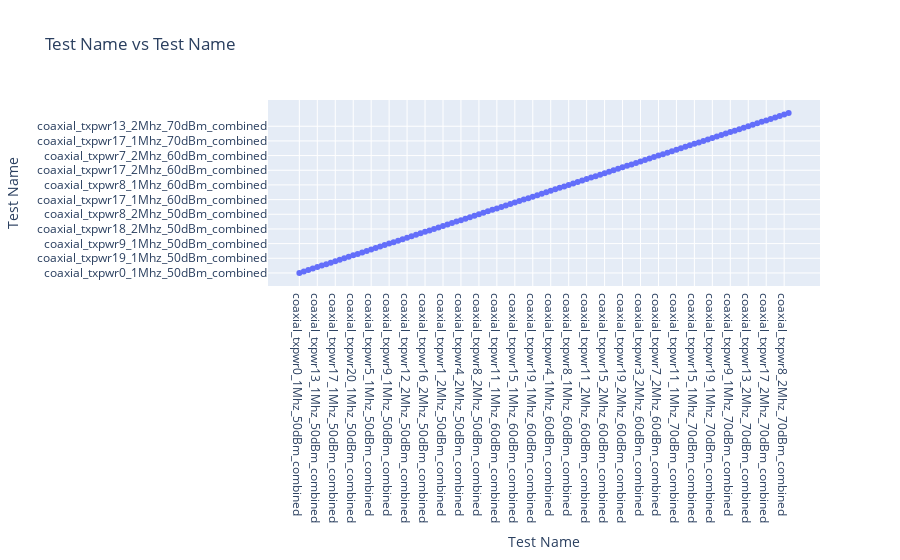
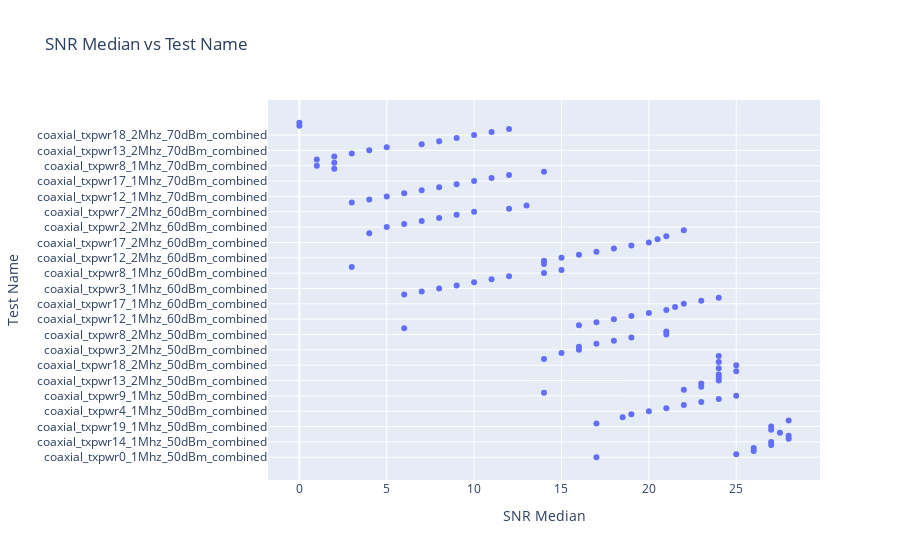
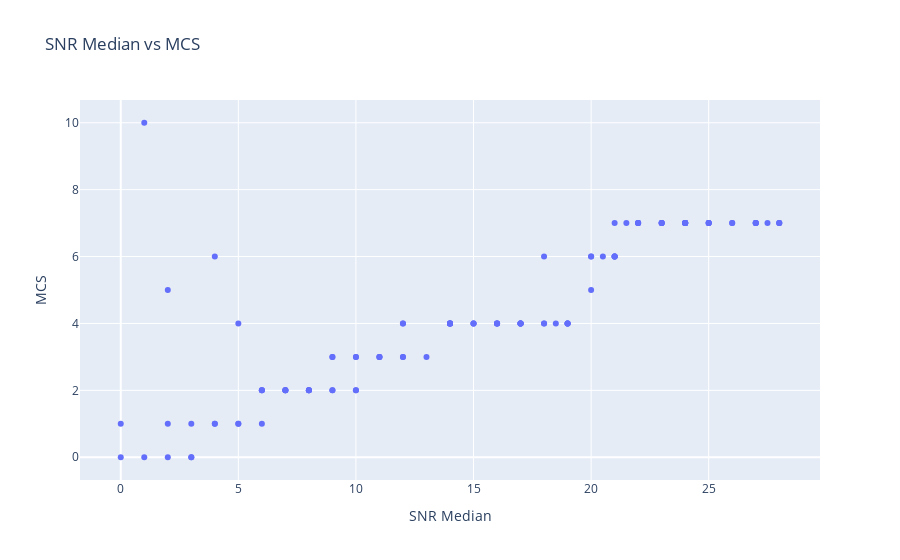
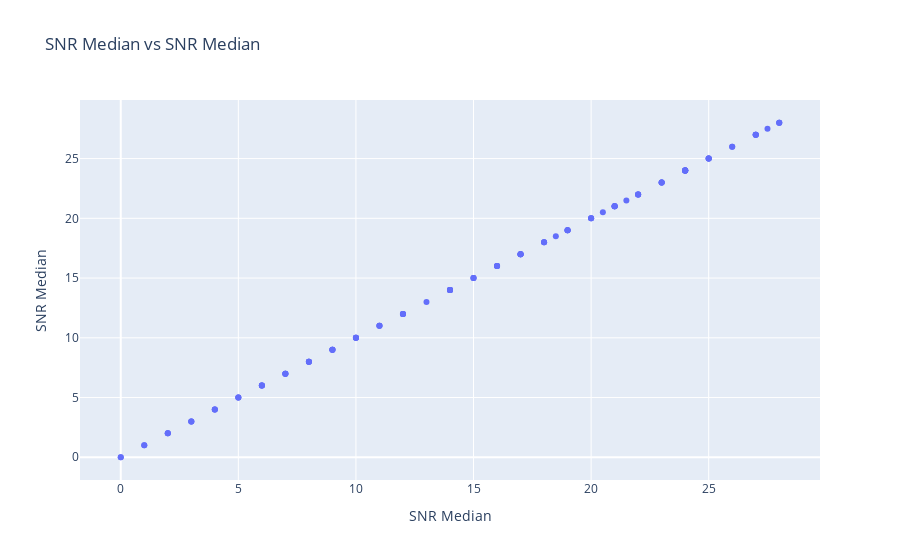

Write notebook code for charts like these, in order.
### Code cell
scenarios = []
def extract_scenarios_from_text_files(directory):
    for root, dirs, files in os.walk(directory):
        for dir in dirs:
            source_dir = os.path.join(root, dir)
            for file in os.listdir(source_dir):
                print(file)
                if file.endswith('.txt'):
                    file_path = os.path.join(source_dir, file)
                    try:
                        scenario = Scenario(file_path)
                        scenarios.append(scenario)
                    except Exception as e:
                        print(f"An error occurred while processing {file_path}: {e}")
                        continue
    return scenarios

def scenarios_to_dataframe(scenarios):
    data_dicts = [scenario.to_dict() for scenario in scenarios]
    return pd.DataFrame(data_dicts)

def plot_interactive(df):
    def update_plot(x, y):
        fig = px.scatter(df, x=x, y=y, title=f'{x} vs {y}', labels={x: x, y: y})
        fig.show()

    columns = df.columns
    interact(update_plot, x=columns, y=columns)

# Example usage
logs_directory = r'data\coaxial'
scenarios = extract_scenarios_from_text_files(logs_directory)
data_frame = scenarios_to_dataframe(scenarios)
print(data_frame)

if not data_frame.empty:
    plot_interactive(data_frame)
else:
    print("No data available for plotting.")

### Figure 1 — Plotly figure (JSON) as saved in the notebook; plotly's stock layout.template omitted (floating-point values rounded to 4 significant figures)
{"data": [{"hovertemplate": "Test Name=%{y}<extra></extra>", "legendgroup": "", "marker": {"color": "#636efa", "symbol": "circle"}, "mode": "markers", "name": "", "orientation": "v", "showlegend": false, "type": "scatter", "x": ["coaxial_txpwr0_1Mhz_50dBm_combined", "coaxial_txpwr10_1Mhz_50dBm_combined", "coaxial_txpwr11_1Mhz_50dBm_combined", "coaxial_txpwr12_1Mhz_50dBm_combined", "coaxial_txpwr13_1Mhz_50dBm_combined", "coaxial_txpwr14_1Mhz_50dBm_combined", "coaxial_txpwr15_1Mhz_50dBm_combined", "coaxial_txpwr16_1Mhz_50dBm_combined", "coaxial_txpwr17_1Mhz_50dBm_combined", "coaxial_txpwr18_1Mhz_50dBm_combined", "coaxial_txpwr19_1Mhz_50dBm_combined", "coaxial_txpwr1_1Mhz_50dBm_combined", "coaxial_txpwr20_1Mhz_50dBm_combined", "coaxial_txpwr2_1Mhz_50dBm_combined", "coaxial_txpwr3_1Mhz_50dBm_combined", "coaxial_txpwr4_1Mhz_50dBm_combined", "coaxial_txpwr5_1Mhz_50dBm_combined", "coaxial_txpwr6_1Mhz_50dBm_combined", "coaxial_txpwr7_1Mhz_50dBm_combined", "coaxial_txpwr8_1Mhz_50dBm_combined", "coaxial_txpwr9_1Mhz_50dBm_combined", "coaxial_txpwr0_2Mhz_50dBm_combined", "coaxial_txpwr10_2Mhz_50dBm_combined", "coaxial_txpwr11_2Mhz_50dBm_combined", "coaxial_txpwr12_2Mhz_50dBm_combined", "coaxial_txpwr13_2Mhz_50dBm_combined", "coaxial_txpwr14_2Mhz_50dBm_combined", "coaxial_txpwr15_2Mhz_50dBm_combined", "coaxial_txpwr16_2Mhz_50dBm_combined", "coaxial_txpwr17_2Mhz_50dBm_combined", "coaxial_txpwr18_2Mhz_50dBm_combined", "coaxial_txpwr19_2Mhz_50dBm_combined", "coaxial_txpwr1_2Mhz_50dBm_combined", "coaxial_txpwr20_2Mhz_50dBm_combined", "coaxial_txpwr2_2Mhz_50dBm_combined", "coaxial_txpwr3_2Mhz_50dBm_combined", "coaxial_txpwr4_2Mhz_50dBm_combined", "coaxial_txpwr5_2Mhz_50dBm_combined", "coaxial_txpwr6_2Mhz_50dBm_combined", "coaxial_txpwr7_2Mhz_50dBm_combined", "coaxial_txpwr8_2Mhz_50dBm_combined", "coaxial_txpwr9_2Mhz_50dBm_combined", "coaxial_txpwr0_1Mhz_60dBm_combined", "coaxial_txpwr10_1Mhz_60dBm_combined", "coaxial_txpwr11_1Mhz_60dBm_combined", "coaxial_txpwr12_1Mhz_60dBm_combined", "coaxial_txpwr13_1Mhz_60dBm_combined", "coaxial_txpwr14_1Mhz_60dBm_combined", "coaxial_txpwr15_1Mhz_60dBm_combined", "coaxial_txpwr16_1Mhz_60dBm_combined", "coaxial_txpwr17_1Mhz_60dBm_combined", "coaxial_txpwr18_1Mhz_60dBm_combined", "coaxial_txpwr19_1Mhz_60dBm_combined", "coaxial_txpwr1_1Mhz_60dBm_combined", "coaxial_txpwr2_1Mhz_60dBm_combined", "coaxial_txpwr3_1Mhz_60dBm_combined", "coaxial_txpwr4_1Mhz_60dBm_combined", "coaxial_txpwr5_1Mhz_60dBm_combined", "coaxial_txpwr6_1Mhz_60dBm_combined", "coaxial_txpwr7_1Mhz_60dBm_combined", "coaxial_txpwr8_1Mhz_60dBm_combined", "coaxial_txpwr9_1Mhz_60dBm_combined", "coaxial_txpwr0_2Mhz_60dBm_combined", "coaxial_txpwr10_2Mhz_60dBm_combined", "coaxial_txpwr11_2Mhz_60dBm_combined", "coaxial_txpwr12_2Mhz_60dBm_combined", "coaxial_txpwr13_2Mhz_60dBm_combined", "coaxial_txpwr14_2Mhz_60dBm_combined", "coaxial_txpwr15_2Mhz_60dBm_combined", "coaxial_txpwr16_2Mhz_60dBm_combined", "coaxial_txpwr17_2Mhz_60dBm_combined", "coaxial_txpwr18_2Mhz_60dBm_combined", "coaxial_txpwr19_2Mhz_60dBm_combined", "coaxial_txpwr1_2Mhz_60dBm_combined", "coaxial_txpwr20_2Mhz_60dBm_combined", "coaxial_txpwr2_2Mhz_60dBm_combined", "coaxial_txpwr3_2Mhz_60dBm_combined", "coaxial_txpwr4_2Mhz_60dBm_combined", "coaxial_txpwr5_2Mhz_60dBm_combined", "coaxial_txpwr6_2Mhz_60dBm_combined", "coaxial_txpwr7_2Mhz_60dBm_combined", "coaxial_txpwr8_2Mhz_60dBm_combined", "coaxial_txpwr9_2Mhz_60dBm_combined", "coaxial_txpwr10_1Mhz_70dBm_combined", "coaxial_txpwr11_1Mhz_70dBm_combined", "coaxial_txpwr12_1Mhz_70dBm_combined", "coaxial_txpwr13_1Mhz_70dBm_combined", "coaxial_txpwr14_1Mhz_70dBm_combined", "coaxial_txpwr15_1Mhz_70dBm_combined", "coaxial_txpwr16_1Mhz_70dBm_combined", "coaxial_txpwr17_1Mhz_70dBm_combined", "coaxial_txpwr18_1Mhz_70dBm_combined", "coaxial_txpwr19_1Mhz_70dBm_combined", "coaxial_txpwr20_1Mhz_70dBm_combined", "coaxial_txpwr7_1Mhz_70dBm_combined", "coaxial_txpwr8_1Mhz_70dBm_combined", "coaxial_txpwr9_1Mhz_70dBm_combined", "coaxial_txpwr10_2Mhz_70dBm_combined", "coaxial_txpwr11_2Mhz_70dBm_combined", "coaxial_txpwr12_2Mhz_70dBm_combined", "coaxial_txpwr13_2Mhz_70dBm_combined", "coaxial_txpwr14_2Mhz_70dBm_combined", "coaxial_txpwr15_2Mhz_70dBm_combined", "coaxial_txpwr16_2Mhz_70dBm_combined", "coaxial_txpwr17_2Mhz_70dBm_combined", "coaxial_txpwr18_2Mhz_70dBm_combined", "coaxial_txpwr19_2Mhz_70dBm_combined", "coaxial_txpwr20_2Mhz_70dBm_combined", "coaxial_txpwr8_2Mhz_70dBm_combined", "coaxial_txpwr9_2Mhz_70dBm_combined"], "xaxis": "x", "y": ["coaxial_txpwr0_1Mhz_50dBm_combined", "coaxial_txpwr10_1Mhz_50dBm_combined", "coaxial_txpwr11_1Mhz_50dBm_combined", "coaxial_txpwr12_1Mhz_50dBm_combined", "coaxial_txpwr13_1Mhz_50dBm_combined", "coaxial_txpwr14_1Mhz_50dBm_combined", "coaxial_txpwr15_1Mhz_50dBm_combined", "coaxial_txpwr16_1Mhz_50dBm_combined", "coaxial_txpwr17_1Mhz_50dBm_combined", "coaxial_txpwr18_1Mhz_50dBm_combined", "coaxial_txpwr19_1Mhz_50dBm_combined", "coaxial_txpwr1_1Mhz_50dBm_combined", "coaxial_txpwr20_1Mhz_50dBm_combined", "coaxial_txpwr2_1Mhz_50dBm_combined", "coaxial_txpwr3_1Mhz_50dBm_combined", "coaxial_txpwr4_1Mhz_50dBm_combined", "coaxial_txpwr5_1Mhz_50dBm_combined", "coaxial_txpwr6_1Mhz_50dBm_combined", "coaxial_txpwr7_1Mhz_50dBm_combined", "coaxial_txpwr8_1Mhz_50dBm_combined", "coaxial_txpwr9_1Mhz_50dBm_combined", "coaxial_txpwr0_2Mhz_50dBm_combined", "coaxial_txpwr10_2Mhz_50dBm_combined", "coaxial_txpwr11_2Mhz_50dBm_combined", "coaxial_txpwr12_2Mhz_50dBm_combined", "coaxial_txpwr13_2Mhz_50dBm_combined", "coaxial_txpwr14_2Mhz_50dBm_combined", "coaxial_txpwr15_2Mhz_50dBm_combined", "coaxial_txpwr16_2Mhz_50dBm_combined", "coaxial_txpwr17_2Mhz_50dBm_combined", "coaxial_txpwr18_2Mhz_50dBm_combined", "coaxial_txpwr19_2Mhz_50dBm_combined", "coaxial_txpwr1_2Mhz_50dBm_combined", "coaxial_txpwr20_2Mhz_50dBm_combined", "coaxial_txpwr2_2Mhz_50dBm_combined", "coaxial_txpwr3_2Mhz_50dBm_combined", "coaxial_txpwr4_2Mhz_50dBm_combined", "coaxial_txpwr5_2Mhz_50dBm_combined", "coaxial_txpwr6_2Mhz_50dBm_combined", "coaxial_txpwr7_2Mhz_50dBm_combined", "coaxial_txpwr8_2Mhz_50dBm_combined", "coaxial_txpwr9_2Mhz_50dBm_combined", "coaxial_txpwr0_1Mhz_60dBm_combined", "coaxial_txpwr10_1Mhz_60dBm_combined", "coaxial_txpwr11_1Mhz_60dBm_combined", "coaxial_txpwr12_1Mhz_60dBm_combined", "coaxial_txpwr13_1Mhz_60dBm_combined", "coaxial_txpwr14_1Mhz_60dBm_combined", "coaxial_txpwr15_1Mhz_60dBm_combined", "coaxial_txpwr16_1Mhz_60dBm_combined", "coaxial_txpwr17_1Mhz_60dBm_combined", "coaxial_txpwr18_1Mhz_60dBm_combined", "coaxial_txpwr19_1Mhz_60dBm_combined", "coaxial_txpwr1_1Mhz_60dBm_combined", "coaxial_txpwr2_1Mhz_60dBm_combined", "coaxial_txpwr3_1Mhz_60dBm_combined", "coaxial_txpwr4_1Mhz_60dBm_combined", "coaxial_txpwr5_1Mhz_60dBm_combined", "coaxial_txpwr6_1Mhz_60dBm_combined", "coaxial_txpwr7_1Mhz_60dBm_combined", "coaxial_txpwr8_1Mhz_60dBm_combined", "coaxial_txpwr9_1Mhz_60dBm_combined", "coaxial_txpwr0_2Mhz_60dBm_combined", "coaxial_txpwr10_2Mhz_60dBm_combined", "coaxial_txpwr11_2Mhz_60dBm_combined", "coaxial_txpwr12_2Mhz_60dBm_combined", "coaxial_txpwr13_2Mhz_60dBm_combined", "coaxial_txpwr14_2Mhz_60dBm_combined", "coaxial_txpwr15_2Mhz_60dBm_combined", "coaxial_txpwr16_2Mhz_60dBm_combined", "coaxial_txpwr17_2Mhz_60dBm_combined", "coaxial_txpwr18_2Mhz_60dBm_combined", "coaxial_txpwr19_2Mhz_60dBm_combined", "coaxial_txpwr1_2Mhz_60dBm_combined", "coaxial_txpwr20_2Mhz_60dBm_combined", "coaxial_txpwr2_2Mhz_60dBm_combined", "coaxial_txpwr3_2Mhz_60dBm_combined", "coaxial_txpwr4_2Mhz_60dBm_combined", "coaxial_txpwr5_2Mhz_60dBm_combined", "coaxial_txpwr6_2Mhz_60dBm_combined", "coaxial_txpwr7_2Mhz_60dBm_combined", "coaxial_txpwr8_2Mhz_60dBm_combined", "coaxial_txpwr9_2Mhz_60dBm_combined", "coaxial_txpwr10_1Mhz_70dBm_combined", "coaxial_txpwr11_1Mhz_70dBm_combined", "coaxial_txpwr12_1Mhz_70dBm_combined", "coaxial_txpwr13_1Mhz_70dBm_combined", "coaxial_txpwr14_1Mhz_70dBm_combined", "coaxial_txpwr15_1Mhz_70dBm_combined", "coaxial_txpwr16_1Mhz_70dBm_combined", "coaxial_txpwr17_1Mhz_70dBm_combined", "coaxial_txpwr18_1Mhz_70dBm_combined", "coaxial_txpwr19_1Mhz_70dBm_combined", "coaxial_txpwr20_1Mhz_70dBm_combined", "coaxial_txpwr7_1Mhz_70dBm_combined", "coaxial_txpwr8_1Mhz_70dBm_combined", "coaxial_txpwr9_1Mhz_70dBm_combined", "coaxial_txpwr10_2Mhz_70dBm_combined", "coaxial_txpwr11_2Mhz_70dBm_combined", "coaxial_txpwr12_2Mhz_70dBm_combined", "coaxial_txpwr13_2Mhz_70dBm_combined", "coaxial_txpwr14_2Mhz_70dBm_combined", "coaxial_txpwr15_2Mhz_70dBm_combined", "coaxial_txpwr16_2Mhz_70dBm_combined", "coaxial_txpwr17_2Mhz_70dBm_combined", "coaxial_txpwr18_2Mhz_70dBm_combined", "coaxial_txpwr19_2Mhz_70dBm_combined", "coaxial_txpwr20_2Mhz_70dBm_combined", "coaxial_txpwr8_2Mhz_70dBm_combined", "coaxial_txpwr9_2Mhz_70dBm_combined"], "yaxis": "y"}], "layout": {"legend": {"tracegroupgap": 0}, "title": {"text": "Test Name vs Test Name"}, "xaxis": {"anchor": "y", "domain": [0, 1], "title": {"text": "Test Name"}}, "yaxis": {"anchor": "x", "domain": [0, 1], "title": {"text": "Test Name"}}}}

### Figure 2 — Plotly figure (JSON) as saved in the notebook; plotly's stock layout.template omitted (floating-point values rounded to 4 significant figures)
{"data": [{"hovertemplate": "SNR Median=%{x}<br>Test Name=%{y}<extra></extra>", "legendgroup": "", "marker": {"color": "#636efa", "symbol": "circle"}, "mode": "markers", "name": "", "orientation": "h", "showlegend": false, "type": "scatter", "x": [17, 25, 26, 26, 27, 27, 28, 28, 27.5, 27, 27, 17, 28, 18.5, 19, 20, 21, 22, 23, 24, 25, 14, 22, 23, 23, 24, 24, 24, 25, 24, 25, 24, 14, 24, 15, 16, 16, 17, 18, 19, 21, 21, 6, 16, 17, 18, 19, 20, 21, 21.5, 22, 23, 24, 6, 7, 8, 9, 10, 11, 12, 14, 15, 3, 14, 14, 15, 16, 17, 18, 19, 20, 20.5, 21, 4, 22, 5, 6, 7, 8, 9, 10, 12, 13, 3, 4, 5, 6, 7, 8, 9, 10, 11, 12, 14, 2, 1, 2, 1, 2, 3, 4, 5, 7, 8, 9, 10, 11, 12, 0, 0], "xaxis": "x", "y": ["coaxial_txpwr0_1Mhz_50dBm_combined", "coaxial_txpwr10_1Mhz_50dBm_combined", "coaxial_txpwr11_1Mhz_50dBm_combined", "coaxial_txpwr12_1Mhz_50dBm_combined", "coaxial_txpwr13_1Mhz_50dBm_combined", "coaxial_txpwr14_1Mhz_50dBm_combined", "coaxial_txpwr15_1Mhz_50dBm_combined", "coaxial_txpwr16_1Mhz_50dBm_combined", "coaxial_txpwr17_1Mhz_50dBm_combined", "coaxial_txpwr18_1Mhz_50dBm_combined", "coaxial_txpwr19_1Mhz_50dBm_combined", "coaxial_txpwr1_1Mhz_50dBm_combined", "coaxial_txpwr20_1Mhz_50dBm_combined", "coaxial_txpwr2_1Mhz_50dBm_combined", "coaxial_txpwr3_1Mhz_50dBm_combined", "coaxial_txpwr4_1Mhz_50dBm_combined", "coaxial_txpwr5_1Mhz_50dBm_combined", "coaxial_txpwr6_1Mhz_50dBm_combined", "coaxial_txpwr7_1Mhz_50dBm_combined", "coaxial_txpwr8_1Mhz_50dBm_combined", "coaxial_txpwr9_1Mhz_50dBm_combined", "coaxial_txpwr0_2Mhz_50dBm_combined", "coaxial_txpwr10_2Mhz_50dBm_combined", "coaxial_txpwr11_2Mhz_50dBm_combined", "coaxial_txpwr12_2Mhz_50dBm_combined", "coaxial_txpwr13_2Mhz_50dBm_combined", "coaxial_txpwr14_2Mhz_50dBm_combined", "coaxial_txpwr15_2Mhz_50dBm_combined", "coaxial_txpwr16_2Mhz_50dBm_combined", "coaxial_txpwr17_2Mhz_50dBm_combined", "coaxial_txpwr18_2Mhz_50dBm_combined", "coaxial_txpwr19_2Mhz_50dBm_combined", "coaxial_txpwr1_2Mhz_50dBm_combined", "coaxial_txpwr20_2Mhz_50dBm_combined", "coaxial_txpwr2_2Mhz_50dBm_combined", "coaxial_txpwr3_2Mhz_50dBm_combined", "coaxial_txpwr4_2Mhz_50dBm_combined", "coaxial_txpwr5_2Mhz_50dBm_combined", "coaxial_txpwr6_2Mhz_50dBm_combined", "coaxial_txpwr7_2Mhz_50dBm_combined", "coaxial_txpwr8_2Mhz_50dBm_combined", "coaxial_txpwr9_2Mhz_50dBm_combined", "coaxial_txpwr0_1Mhz_60dBm_combined", "coaxial_txpwr10_1Mhz_60dBm_combined", "coaxial_txpwr11_1Mhz_60dBm_combined", "coaxial_txpwr12_1Mhz_60dBm_combined", "coaxial_txpwr13_1Mhz_60dBm_combined", "coaxial_txpwr14_1Mhz_60dBm_combined", "coaxial_txpwr15_1Mhz_60dBm_combined", "coaxial_txpwr16_1Mhz_60dBm_combined", "coaxial_txpwr17_1Mhz_60dBm_combined", "coaxial_txpwr18_1Mhz_60dBm_combined", "coaxial_txpwr19_1Mhz_60dBm_combined", "coaxial_txpwr1_1Mhz_60dBm_combined", "coaxial_txpwr2_1Mhz_60dBm_combined", "coaxial_txpwr3_1Mhz_60dBm_combined", "coaxial_txpwr4_1Mhz_60dBm_combined", "coaxial_txpwr5_1Mhz_60dBm_combined", "coaxial_txpwr6_1Mhz_60dBm_combined", "coaxial_txpwr7_1Mhz_60dBm_combined", "coaxial_txpwr8_1Mhz_60dBm_combined", "coaxial_txpwr9_1Mhz_60dBm_combined", "coaxial_txpwr0_2Mhz_60dBm_combined", "coaxial_txpwr10_2Mhz_60dBm_combined", "coaxial_txpwr11_2Mhz_60dBm_combined", "coaxial_txpwr12_2Mhz_60dBm_combined", "coaxial_txpwr13_2Mhz_60dBm_combined", "coaxial_txpwr14_2Mhz_60dBm_combined", "coaxial_txpwr15_2Mhz_60dBm_combined", "coaxial_txpwr16_2Mhz_60dBm_combined", "coaxial_txpwr17_2Mhz_60dBm_combined", "coaxial_txpwr18_2Mhz_60dBm_combined", "coaxial_txpwr19_2Mhz_60dBm_combined", "coaxial_txpwr1_2Mhz_60dBm_combined", "coaxial_txpwr20_2Mhz_60dBm_combined", "coaxial_txpwr2_2Mhz_60dBm_combined", "coaxial_txpwr3_2Mhz_60dBm_combined", "coaxial_txpwr4_2Mhz_60dBm_combined", "coaxial_txpwr5_2Mhz_60dBm_combined", "coaxial_txpwr6_2Mhz_60dBm_combined", "coaxial_txpwr7_2Mhz_60dBm_combined", "coaxial_txpwr8_2Mhz_60dBm_combined", "coaxial_txpwr9_2Mhz_60dBm_combined", "coaxial_txpwr10_1Mhz_70dBm_combined", "coaxial_txpwr11_1Mhz_70dBm_combined", "coaxial_txpwr12_1Mhz_70dBm_combined", "coaxial_txpwr13_1Mhz_70dBm_combined", "coaxial_txpwr14_1Mhz_70dBm_combined", "coaxial_txpwr15_1Mhz_70dBm_combined", "coaxial_txpwr16_1Mhz_70dBm_combined", "coaxial_txpwr17_1Mhz_70dBm_combined", "coaxial_txpwr18_1Mhz_70dBm_combined", "coaxial_txpwr19_1Mhz_70dBm_combined", "coaxial_txpwr20_1Mhz_70dBm_combined", "coaxial_txpwr7_1Mhz_70dBm_combined", "coaxial_txpwr8_1Mhz_70dBm_combined", "coaxial_txpwr9_1Mhz_70dBm_combined", "coaxial_txpwr10_2Mhz_70dBm_combined", "coaxial_txpwr11_2Mhz_70dBm_combined", "coaxial_txpwr12_2Mhz_70dBm_combined", "coaxial_txpwr13_2Mhz_70dBm_combined", "coaxial_txpwr14_2Mhz_70dBm_combined", "coaxial_txpwr15_2Mhz_70dBm_combined", "coaxial_txpwr16_2Mhz_70dBm_combined", "coaxial_txpwr17_2Mhz_70dBm_combined", "coaxial_txpwr18_2Mhz_70dBm_combined", "coaxial_txpwr19_2Mhz_70dBm_combined", "coaxial_txpwr20_2Mhz_70dBm_combined", "coaxial_txpwr8_2Mhz_70dBm_combined", "coaxial_txpwr9_2Mhz_70dBm_combined"], "yaxis": "y"}], "layout": {"legend": {"tracegroupgap": 0}, "title": {"text": "SNR Median vs Test Name"}, "xaxis": {"anchor": "y", "domain": [0, 1], "title": {"text": "SNR Median"}}, "yaxis": {"anchor": "x", "domain": [0, 1], "title": {"text": "Test Name"}}}}

### Figure 3 — Plotly figure (JSON) as saved in the notebook; plotly's stock layout.template omitted (floating-point values rounded to 4 significant figures)
{"data": [{"hovertemplate": "SNR Median=%{x}<br>MCS=%{y}<extra></extra>", "legendgroup": "", "marker": {"color": "#636efa", "symbol": "circle"}, "mode": "markers", "name": "", "orientation": "v", "showlegend": false, "type": "scatter", "x": [17, 25, 26, 26, 27, 27, 28, 28, 27.5, 27, 27, 17, 28, 18.5, 19, 20, 21, 22, 23, 24, 25, 14, 22, 23, 23, 24, 24, 24, 25, 24, 25, 24, 14, 24, 15, 16, 16, 17, 18, 19, 21, 21, 6, 16, 17, 18, 19, 20, 21, 21.5, 22, 23, 24, 6, 7, 8, 9, 10, 11, 12, 14, 15, 3, 14, 14, 15, 16, 17, 18, 19, 20, 20.5, 21, 4, 22, 5, 6, 7, 8, 9, 10, 12, 13, 3, 4, 5, 6, 7, 8, 9, 10, 11, 12, 14, 2, 1, 2, 1, 2, 3, 4, 5, 7, 8, 9, 10, 11, 12, 0, 0], "xaxis": "x", "y": [4, 7, 7, 7, 7, 7, 7, 7, 7, 7, 7, 4, 7, 4, 4, 6, 6, 7, 7, 7, 7, 4, 7, 7, 7, 7, 7, 7, 7, 7, 7, 7, 4, 7, 4, 4, 4, 4, 4, 4, 6, 6, 2, 4, 4, 4, 4, 6, 7, 7, 7, 7, 7, 2, 2, 2, 3, 3, 3, 4, 4, 4, 0, 4, 4, 4, 4, 4, 6, 4, 5, 6, 6, 1, 7, 1, 1, 2, 2, 2, 2, 3, 3, 1, 6, 4, 2, 2, 2, 3, 3, 3, 4, 4, 5, 10, 1, 0, 0, 0, 1, 1, 2, 2, 2, 2, 3, 3, 0, 1], "yaxis": "y"}], "layout": {"legend": {"tracegroupgap": 0}, "title": {"text": "SNR Median vs MCS"}, "xaxis": {"anchor": "y", "domain": [0, 1], "title": {"text": "SNR Median"}}, "yaxis": {"anchor": "x", "domain": [0, 1], "title": {"text": "MCS"}}}}

### Figure 4 — Plotly figure (JSON) as saved in the notebook; plotly's stock layout.template omitted (floating-point values rounded to 4 significant figures)
{"data": [{"hovertemplate": "SNR Median=%{y}<extra></extra>", "legendgroup": "", "marker": {"color": "#636efa", "symbol": "circle"}, "mode": "markers", "name": "", "orientation": "v", "showlegend": false, "type": "scatter", "x": [17, 25, 26, 26, 27, 27, 28, 28, 27.5, 27, 27, 17, 28, 18.5, 19, 20, 21, 22, 23, 24, 25, 14, 22, 23, 23, 24, 24, 24, 25, 24, 25, 24, 14, 24, 15, 16, 16, 17, 18, 19, 21, 21, 6, 16, 17, 18, 19, 20, 21, 21.5, 22, 23, 24, 6, 7, 8, 9, 10, 11, 12, 14, 15, 3, 14, 14, 15, 16, 17, 18, 19, 20, 20.5, 21, 4, 22, 5, 6, 7, 8, 9, 10, 12, 13, 3, 4, 5, 6, 7, 8, 9, 10, 11, 12, 14, 2, 1, 2, 1, 2, 3, 4, 5, 7, 8, 9, 10, 11, 12, 0, 0], "xaxis": "x", "y": [17, 25, 26, 26, 27, 27, 28, 28, 27.5, 27, 27, 17, 28, 18.5, 19, 20, 21, 22, 23, 24, 25, 14, 22, 23, 23, 24, 24, 24, 25, 24, 25, 24, 14, 24, 15, 16, 16, 17, 18, 19, 21, 21, 6, 16, 17, 18, 19, 20, 21, 21.5, 22, 23, 24, 6, 7, 8, 9, 10, 11, 12, 14, 15, 3, 14, 14, 15, 16, 17, 18, 19, 20, 20.5, 21, 4, 22, 5, 6, 7, 8, 9, 10, 12, 13, 3, 4, 5, 6, 7, 8, 9, 10, 11, 12, 14, 2, 1, 2, 1, 2, 3, 4, 5, 7, 8, 9, 10, 11, 12, 0, 0], "yaxis": "y"}], "layout": {"legend": {"tracegroupgap": 0}, "title": {"text": "SNR Median vs SNR Median"}, "xaxis": {"anchor": "y", "domain": [0, 1], "title": {"text": "SNR Median"}}, "yaxis": {"anchor": "x", "domain": [0, 1], "title": {"text": "SNR Median"}}}}
